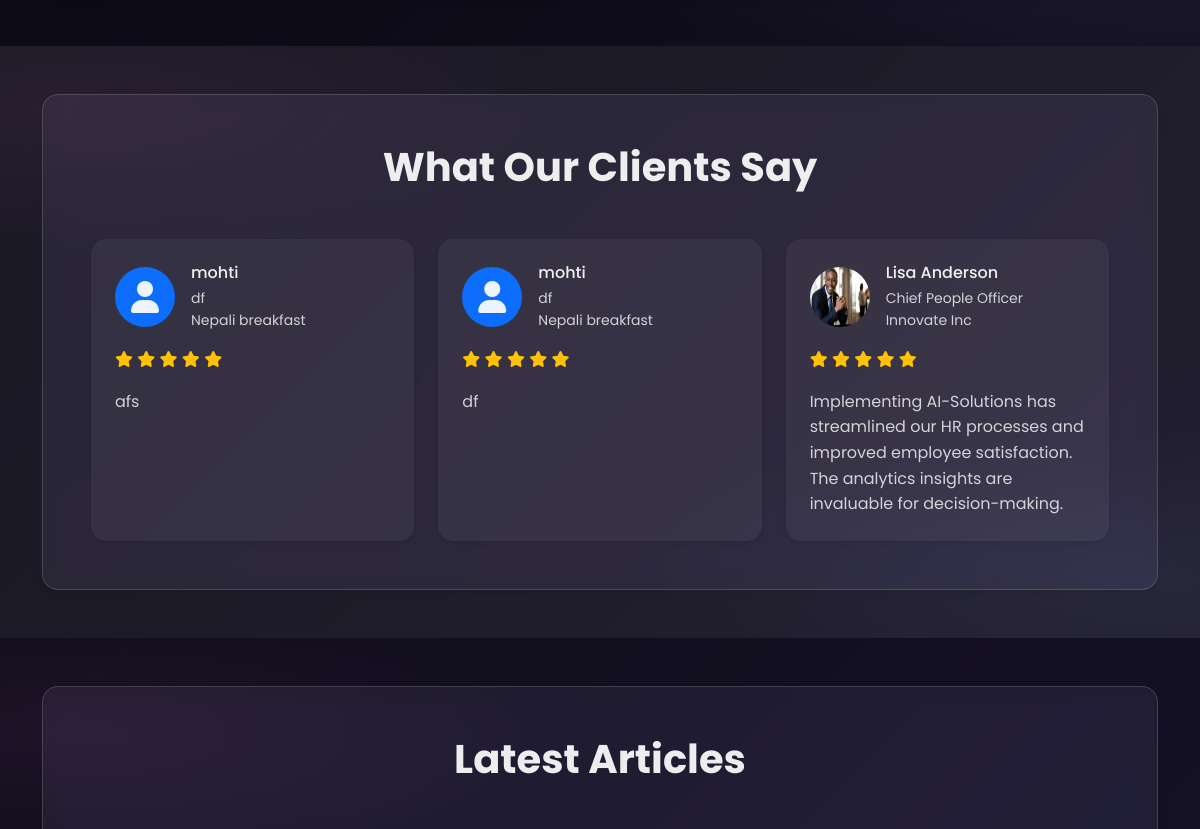
The app's page / (middle part), older data.
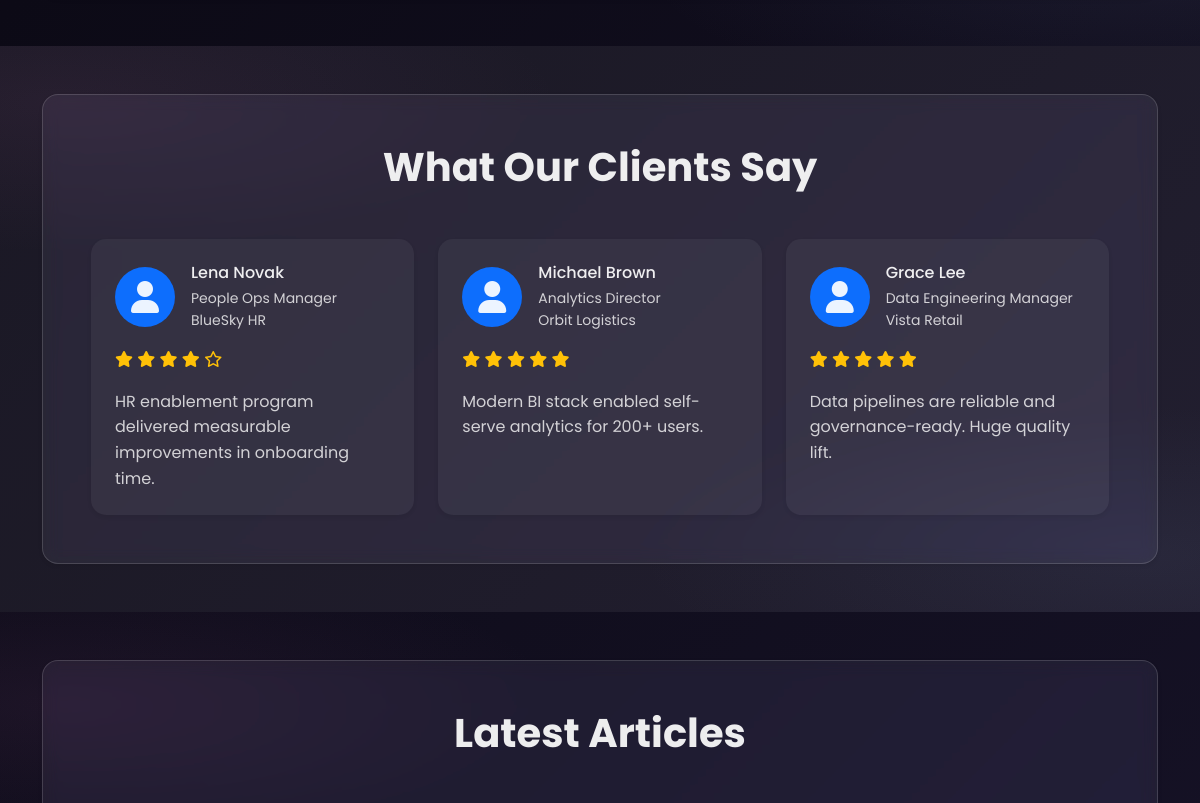
The same page, newer data.
### core/models.py (models this page shows, shortened)
class Testimonial(models.Model):
    RATING_CHOICES = [
        (1, '1 Star'),
        (2, '2 Stars'),
        (3, '3 Stars'),
        (4, '4 Stars'),
        (5, '5 Stars'),
    ]
    client_name = models.CharField(max_length=100)
    company = models.CharField(max_length=100)
    testimonial = models.TextField()
    rating = models.IntegerField(choices=RATING_CHOICES, default=5)
    client_position = models.CharField(max_length=100, null=True, blank=True)
    client_image = models.ImageField(upload_to='testimonials/', null=True, blank=True)
    service = models.ForeignKey('Service', null=True, blank=True, on_delete=models.SET_NULL, related_name='testimonials')
    created_at = models.DateTimeField(auto_now_add=True)
    class Meta:
        ordering = ['-created_at']

### core/views.py (the view)
# urls.py: 2. Add a URL to urlpatterns:  path('', views.home, name='home')
def home(request):
    solutions = Solution.objects.all()[:6]
    services = Service.objects.all()[:6]
    testimonials = Testimonial.objects.all()[:3]
    articles = Article.objects.all()[:3]
    events = Event.objects.all()[:3]
    return render(request, 'core/home.html', {
        'solutions': solutions,
        'services': services,
        'testimonials': testimonials,
        'articles': articles,
        'events': events,
    })

### templates/core/home.html (shortened to what this page needs)
{% extends 'base.html' %}
{% load static %}
{% block content %}
<div class="home-ai-bg position-relative">
<section id="solutions" class="py-5">
</section>
<section class="py-5 bg-light">
    <div class="container">
        <div class="panel-glass p-4 p-md-5 shadow-sm on-dark">
        <h2 class="display-6 fw-bold text-center mb-5">What Our Clients Say</h2>
        <div class="row g-4">
            {% for testimonial in testimonials %}
            <div class="col-md-4">
                <div class="card h-100 border-0 shadow-sm">
                    <div class="card-body p-4">
                        <div class="d-flex align-items-center mb-3">
                            {% if testimonial.client_image %}
                                <img src="{{ testimonial.client_image.url }}" alt="{{ testimonial.client_name }}" class="rounded-circle me-3" width="60" height="60">
                            {% else %}
                                <div class="rounded-circle bg-primary text-white d-flex align-items-center justify-content-center me-3" style="width: 60px; height: 60px;">
                                    <i class="fas fa-user fa-2x"></i>
                                </div>
                            {% endif %}
                            <div>
                                <h3 class="h6 mb-1">{{ testimonial.client_name }}</h3>
                                <p class="text-muted small mb-0">{{ testimonial.client_position }}</p>
                                <p class="text-muted small mb-0">{{ testimonial.company }}</p>
                            </div>
                        </div>
                        <div class="mb-3">
                            {% for i in "12345" %}
                                {% if forloop.counter <= testimonial.rating %}
                                    <i class="fas fa-star text-warning"></i>
                                {% else %}
                                    <i class="far fa-star text-warning"></i>
                                {% endif %}
                            {% endfor %}
                        </div>
                        <p class="text-muted mb-0">{{ testimonial.testimonial }}</p>
                    </div>
                </div>
            </div>
            {% endfor %}
        </div>
        </div>
    </div>
</section>
<section class="py-5">
    <div class="container">
        <div class="panel-glass p-4 p-md-5 shadow-sm on-dark">
        <h2 class="display-6 fw-bold text-center mb-5">Latest Articles</h2>
        <div class="row g-4">
        </div>
        </div>
    </div>
</section>
</div>
{% endblock %}
{% block extra_css %}
<link rel="stylesheet" href="{% static 'css/home.css' %}">
{% endblock %}

Row changes from the older to the newer data that the page shows:
removed Testimonial: client_name "mohti", client_position "df", company "Nepali breakfast", rating 5 (drawn), testimonial "afs"
removed Testimonial: client_name "mohti", client_position "df", company "Nepali breakfast", rating 5 (drawn), testimonial "df"
no longer on this page (row unchanged): Testimonial: client_image (picture), client_name "Lisa Anderson", client_position "Chief People Officer", company "Innovate Inc", rating 5 (drawn), testimonial "Implementing AI-Solutions has streamlined our HR processes and improved employee satisfaction. The analytics insights are invaluable for decision-making."
added Testimonial: client_name "Lena Novak", client_position "People Ops Manager", company "BlueSky HR", rating 4 (drawn), testimonial "HR enablement program delivered measurable improvements in onboarding time."
added Testimonial: client_name "Michael Brown", client_position "Analytics Director", company "Orbit Logistics", rating 5 (drawn), testimonial "Modern BI stack enabled self-serve analytics for 200+ users."
added Testimonial: client_name "Grace Lee", client_position "Data Engineering Manager", company "Vista Retail", rating 5 (drawn), testimonial "Data pipelines are reliable and governance-ready. Huge quality lift."
